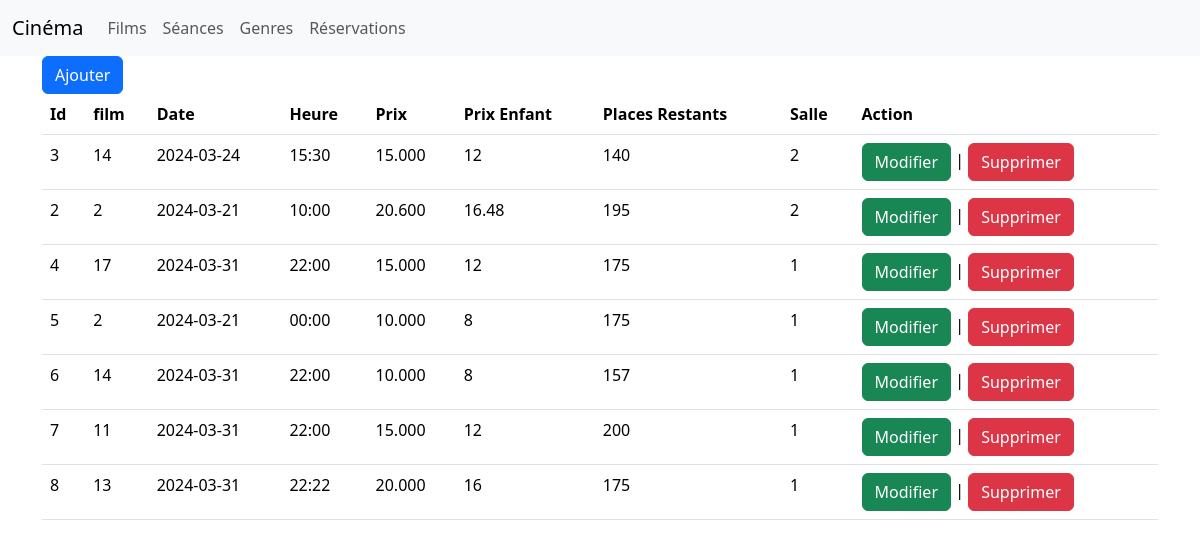
/index.php?controller=Seance, run on the app's committed database.
### tables this page shows
CREATE TABLE IF NOT EXISTS `seance` (
  `id` int NOT NULL AUTO_INCREMENT,
  `id_film` int NOT NULL,
  `date` date NOT NULL,
  `heure` varchar(5)  NOT NULL,
  `prix` decimal(10,3) NOT NULL,
  `salle` int NOT NULL,
  `nbplace` int NOT NULL,
  `vendu` int NOT NULL,
  PRIMARY KEY (`id`)
);

### Controller/SeanceController.php (called while the page is built, shortened)
<?php
require_once __DIR__.'/../Model/Seance.php';
class SeanceController{
    public static function index(){
        $seances = Seance::all();
        require_once __DIR__.'/../View/seance/index.php';
    }
}
?>

### index.php (called while the page is built, shortened)
<?php
require_once __DIR__.'/Controller/FilmController.php';
if(!isset($_GET['action'])){
    $action='index';
}else{
    $action=strtolower(trim($_GET['action']));
}
if(!isset($_GET['controller'])){
    $controller='HomeController';
}else{
    $controller=ucfirst(strtolower(trim($_GET['controller']))).'Controller';
}
$controller::$action();
?>

### Model/Seance.php (called while the page is built, shortened)
<?php
require_once __DIR__.'/./DataBase.php';
class Seance{
    private $id;
    private $id_film;
    private $date;
    private $heure;
    private $prix;
    private $salle;
    private $nbplace;
    private $vendu;
    public function getId(){
        return $this->id;
    }
    public function getIdFilm(){
        return $this->id_film;
    }
    public function getDate(){
        return $this->date;
    }
    public function getHeure(){
        return $this->heure;
    }
    public function getPrix(){
        return $this->prix;
    }
    public function getSalle(){
        return $this->salle;
    }
    public static function all(){
        $rq="select * from seance";
        return DataBase::Query($rq,'Seance');
    }
    public  function getPrixEnfant(){
        return $this->prix *0.8;
    }
    public  function NbPlaceRestant(){
        return $this->nbplace - $this->vendu;
    }
}

### Model/DataBase.php (called while the page is built, shortened)
<?php
class DataBase{
	private static $conx;
	private static function init(){
		self::$conx=new PDO('mysql:host=localhost;dbname=cinema','root','');
		return self::$conx;
	}
	public static function getConx(){
		return self::$conx;
	}
	public static function Query($rq,$className,$tab=[]){
		$stm= self::getConx()->prepare($rq);
		$r=$stm->execute($tab);
		$stm->setFetchMode(PDO::FETCH_CLASS,$className);
		$res = $stm->fetchAll();
		return $res;
	}
}
?>

### View/seance/index.php (the view, shortened to what this page needs)
<?php include __DIR__.'/../header.php';?>
    <div class="container">
    <a class="btn btn-primary" href="index.php?action=create&controller=Seance">Ajouter</a>
    <table class="table">
        <tr>
            <th>Id</th>
            <th>film</th>
            <th>Date</th>
            <th>Heure</th>
            <th>Prix</th>
            <th>Prix Enfant</th>
            <th>Places Restants</th>
            <th>Salle</th>
            <th>Action</th>
        </tr>
        <?php foreach($seances as $f){ ?>
            <tr>
                <td><?=$f->getId()?></td>
                <td><?=$f->getIdFilm()?></td>
                <td><?=$f->getDate()?></td>
                <td><?=$f->getHeure()?></td>
               <td><?=$f->getPrix()?></td>
               <td><?=$f->getPrixEnfant()?></td>
                <td><?=$f->NbPlaceRestant()?></td>
                <td><?=$f->getSalle()?></td>
                <td><a class="btn btn-success" href="index.php?action=edit&controller=Seance&id=<?=$f->getId()?>">Modifier</a> | <a class="btn btn-danger" href="index.php?controller=Seance&action=destroy&id=<?=$f->getId()?>">Supprimer</a></td>
            </tr>
        <?php } ?>
    </table>
    </div>
</body>
</html>

### data on the page
seance: id "3", id_film "14", date "2024-03-24", heure "15:30", prix "15.000", prix "12", $f->NbPlaceRestant() "140", salle "2"
seance: id "2", id_film "2", date "2024-03-21", heure "10:00", prix "20.600", prix "16.48", $f->NbPlaceRestant() "195", salle "2"
seance: id "4", id_film "17", date "2024-03-31", heure "22:00", prix "15.000", prix "12", $f->NbPlaceRestant() "175", salle "1"
seance: id "5", id_film "2", date "2024-03-21", heure "00:00", prix "10.000", prix "8", $f->NbPlaceRestant() "175", salle "1"
seance: id "6", id_film "14", date "2024-03-31", heure "22:00", prix "10.000", prix "8", $f->NbPlaceRestant() "157", salle "1"
seance: id "7", id_film "11", date "2024-03-31", heure "22:00", prix "15.000", prix "12", nbplace "200", salle "1"
seance: id "8", id_film "13", date "2024-03-31", heure "22:22", prix "20.000", prix "16", $f->NbPlaceRestant() "175", salle "1"
